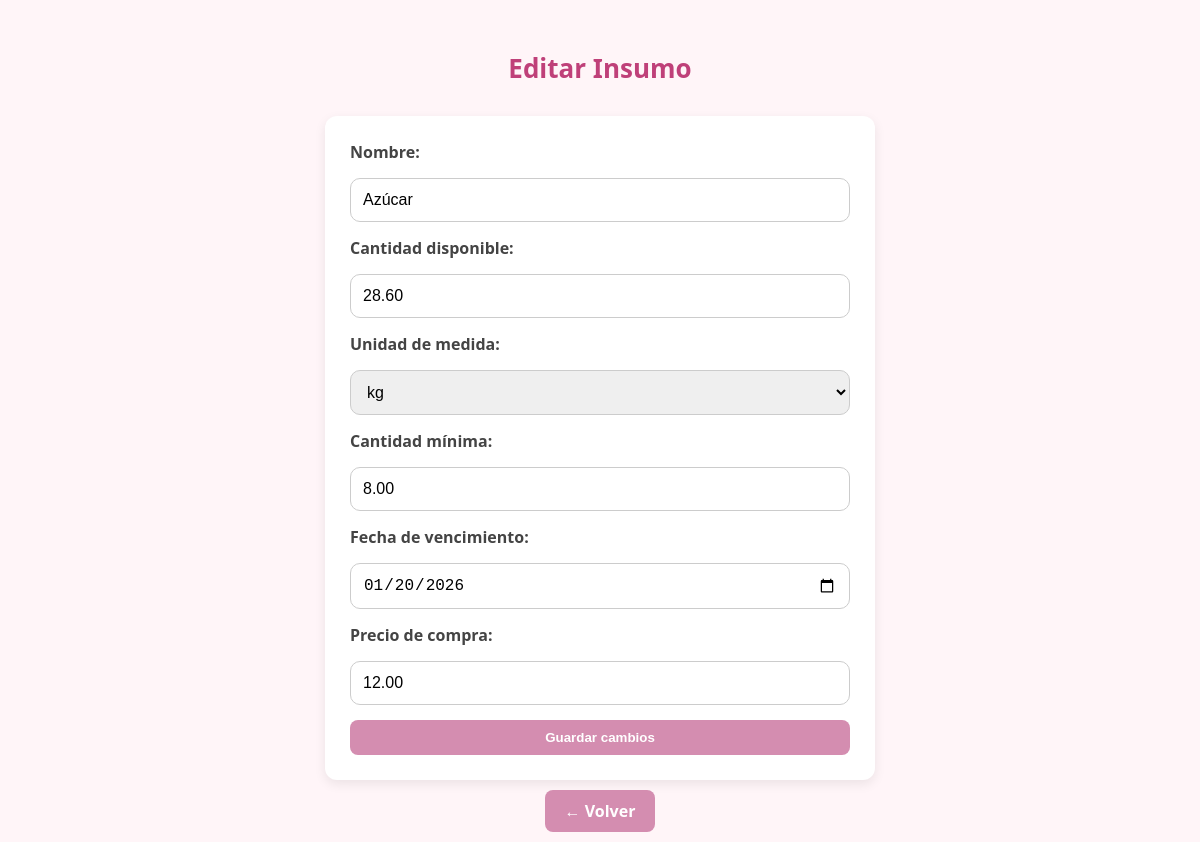
The page /admin/editar_insumo.php?id=3 (signed in) on the database its author committed.
### tables this page shows
CREATE TABLE `insumos` (
  `id_insumo` int(11) NOT NULL,
  `nombre` varchar(100) DEFAULT NULL,
  `cantidad_disponible` decimal(10,2) DEFAULT NULL,
  `unidad_medida` enum('kg','g','L','unidades') DEFAULT NULL,
  `cantidad_minima` decimal(10,2) DEFAULT NULL,
  `fecha_vencimiento` date DEFAULT NULL,
  `precio_compra` decimal(10,2) DEFAULT NULL
);

### admin/editar_insumo.php (the view, shortened to what this page needs)
<?php
include '../includes/conexion.php';
$id = $_GET['id'] ?? null;
$sql = "SELECT * FROM insumos WHERE id_insumo = ?";
$stmt = $conexion->prepare($sql);
$stmt->bind_param("i", $id);
$stmt->execute();
$resultado = $stmt->get_result();
$insumo = $resultado->fetch_assoc();
?>
<!DOCTYPE html>
<html lang="es">
<head>
    <link rel="stylesheet" href="../css/admin_insumos.css">
</head>
<body>
    <h2 class="titulo-admin">Editar Insumo</h2>
    <form class="formulario-admin" method="POST" action="guardar_edicion_insumo.php" onsubmit="return confirmarEdicion();">
        <label>Nombre:</label>
        <input type="text" name="nombre" value="<?= htmlspecialchars($insumo['nombre']) ?>" required>
        <label>Cantidad disponible:</label>
        <input type="number" step="0.01" name="cantidad_disponible" value="<?= $insumo['cantidad_disponible'] ?>" required>
        <label>Unidad de medida:</label>
        <select name="unidad_medida" required>
            <option value="kg" <?= $insumo['unidad_medida'] == 'kg' ? 'selected' : '' ?>>kg</option>
        </select>
        <label>Cantidad mínima:</label>
        <input type="number" step="0.01" name="cantidad_minima" value="<?= $insumo['cantidad_minima'] ?>" required>
        <label>Fecha de vencimiento:</label>
        <input type="date" name="fecha_vencimiento" value="<?= $insumo['fecha_vencimiento'] ?>">
        <label>Precio de compra:</label>
        <input type="number" step="0.01" name="precio_compra" value="<?= $insumo['precio_compra'] ?>" required>
        <button type="submit">Guardar cambios</button>
    </form>
    <div class="centrar-boton">
        <a href="ver_insumos.php" class="btn-volver">← Volver</a>
    </div>
</body>
</html>

### css/admin_insumos.css (style rules this page uses)
body { font-family: 'Segoe UI', sans-serif; background-color: #fff5f8; margin: 0; padding: 20px; color: #333; }
.titulo-admin { text-align: center; color: #bf4079; margin-bottom: 30px; }
.formulario-admin { max-width: 500px; margin: 0 auto; background-color: #ffffff; padding: 25px; border-radius: 12px; box-shadow: 0 4px 12px rgba(0,0,0,0.08); display: flex; flex-direction: column; gap: 15px; }
.formulario-admin label { font-weight: bold; color: #444; }
.formulario-admin input, .formulario-admin select { padding: 12px; border-radius: 10px; border: 1px solid #ccc; font-size: 16px; }
.titulo-admin { text-align: center; color: #bf4079; font-size: 26px; margin-top: 30px; }
.formulario-admin button { background-color: #d48db0; color: white; padding: 10px; border: none; border-radius: 8px; font-weight: bold; cursor: pointer; transition: background-color 0.3s ease; }
.centrar-boton { text-align: center; margin-top: 20px; }
.btn-volver { background-color: #d48db0; color: white; padding: 10px 20px; text-decoration: none; border-radius: 8px; transition: background-color 0.3s ease; font-weight: bold; }

### rows shown on the page
insumos: nombre "Azúcar", cantidad_disponible "28.60", unidad_medida "kg", cantidad_minima "8.00", fecha_vencimiento "01/20/2026", precio_compra "12.00"
